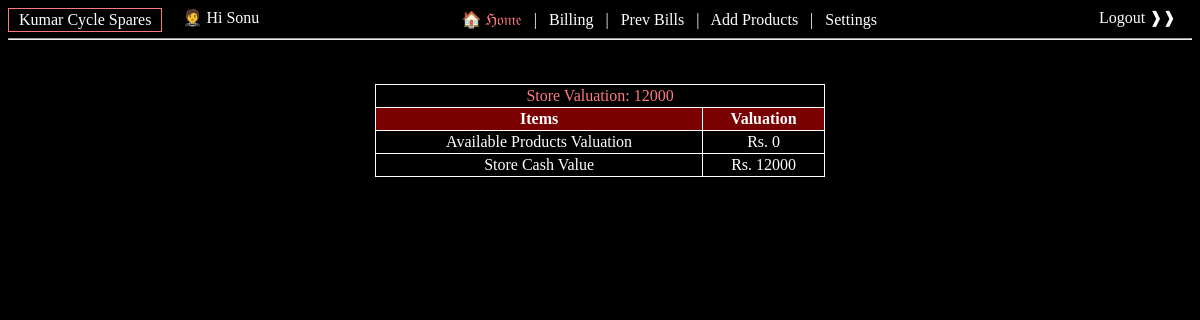
Page /home/ (signed in) on the earlier database version.
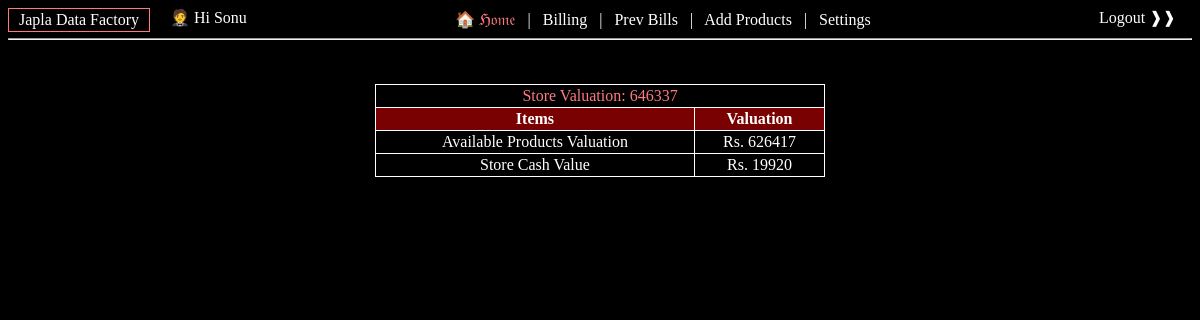
Same page on the later database version.
### stores_app/models.py (models this page shows)
class store(models.Model):
    name = models.CharField(max_length=50)
    address = models.CharField(max_length=100)
    cash_value = models.IntegerField(default=0)
    activeFlag = models.CharField(max_length=1, default='Y')
    creator = models.ForeignKey(User, on_delete=models.SET_NULL, blank=True, null=True) # Store Owner
    def __str__(self):
        return self.name

### products/views.py (the view)
# urls.py: path('home/', views.home, name="home_page"),
@login_required(login_url='/login/')
def home(request):
    data = {}
    data['PV'] = 0  # PV: Product Valuation
    items = list(product.objects.all().filter(store=get_store_obj(request.user)).order_by('-id'))[:]
    emp_obj = store_emp.objects.all().filter(emp_obj=request.user).first()
    data['store_obj'] = emp_obj.store_obj if emp_obj is not None else "Store not available"
    for item in items:
        data['PV'] = data['PV'] + (item.WS_price * item.available_qty)
    data['SV'] = data['PV']+data['store_obj'].cash_value
    return render(request,'home.html', data)

### products/templatetags/extra_filters.py (called while the page is built)
@register.filter(name='has_group')
def has_group(request, group_name):
    groups = [str(group) for group in request.user.groups.all()]
    return True if group_name in groups else False

### products/views.py (called while the page is built)
def get_store_obj(user_obj):
    emp_obj = store_emp.objects.all().filter(emp_obj=user_obj).first()
    return emp_obj.store_obj if emp_obj is not None else "Store not available"

### products/templates/home.html (shortened to what this page needs)
{% if user.is_authenticated %}
{% load extra_filters %}
<html>
<head>
</head>
<body bgcolor="#000;">
<div class="t_w" style="float: left; padding:2px; border: 1px solid #ff7a7f;">&ensp;{{store_obj}}&ensp; </div>
<div class="t_w" style="float: left; "> &ensp;&ensp; &#129333;  Hi {{user}}&ensp;&ensp;&ensp;&ensp;</div>
<center class="t_w">
<a href="/" class="t_w t_hover" style="color:#ff7a7f;">  &#127968; &Hfr;&ofr;&mfr;&efr;<a/> &ensp;|&ensp;
<a href="/bill/" class="t_w t_hover">Billing</a> &ensp;|&ensp;
<a href="/prev_bill/" class="t_w t_hover">Prev Bills</a>
{% if request|has_group:'store_manager' %}
	&ensp;|&ensp; <a href="/add/" class="t_w t_hover">Add Products</a>
{% endif %}
{% if user.is_superuser %}
	&ensp;|&ensp; <a href="/settings/" class="t_w t_hover">Settings</a>
{% endif %}
<a href="/logout/" class="t_w t_hover" style="float:inline-end;">&ensp;&ensp;&ensp;&ensp;&ensp;&ensp; Logout &#10097;&#10097;&ensp;&ensp; </a>
<hr/>
</center>
<br/>
<center>
	<table class="t_w" style="width:450px; text-align:center;font-size: 100%;">
		<tr>
			<td colspan=2><center style="color:#ff7a7f;">Store Valuation: {{SV}}</center></td>
		</tr>
		<tr style="background-color: rgb(122, 1, 1); position: sticky; top: 1; z-index: 1;">
			<th> Items </th>
			<th> Valuation </th>
		</tr>
		<tr style="color:white;">
			<td class="recent_bill_id" id="bill_{{bill.bill_id}}">Available Products Valuation</td> &ensp;
			<td>Rs. {{PV}}</td> &ensp;
		</tr>
		<tr style="color:white;">
			<td class="recent_bill_id" id="bill_{{bill.bill_id}}">Store Cash Value</td> &ensp;
			<td>Rs. {{store_obj.cash_value}}</td> &ensp;
		</tr>
	</table>
</center>
</body>
</html>
{% else %}
    Sorry. You are not authenticated here.
{% endif %}

Differences in the rows shown:
no longer on this page (row edited): store: name "Kumar Cycle Spares", cash_value "12000"
now on this page (row edited): store: name "Japla Data Factory", cash_value "19920"
Other differences:
{{ SV }}: "12000" → "646337"
{{ PV }}: "0" → "626417"
